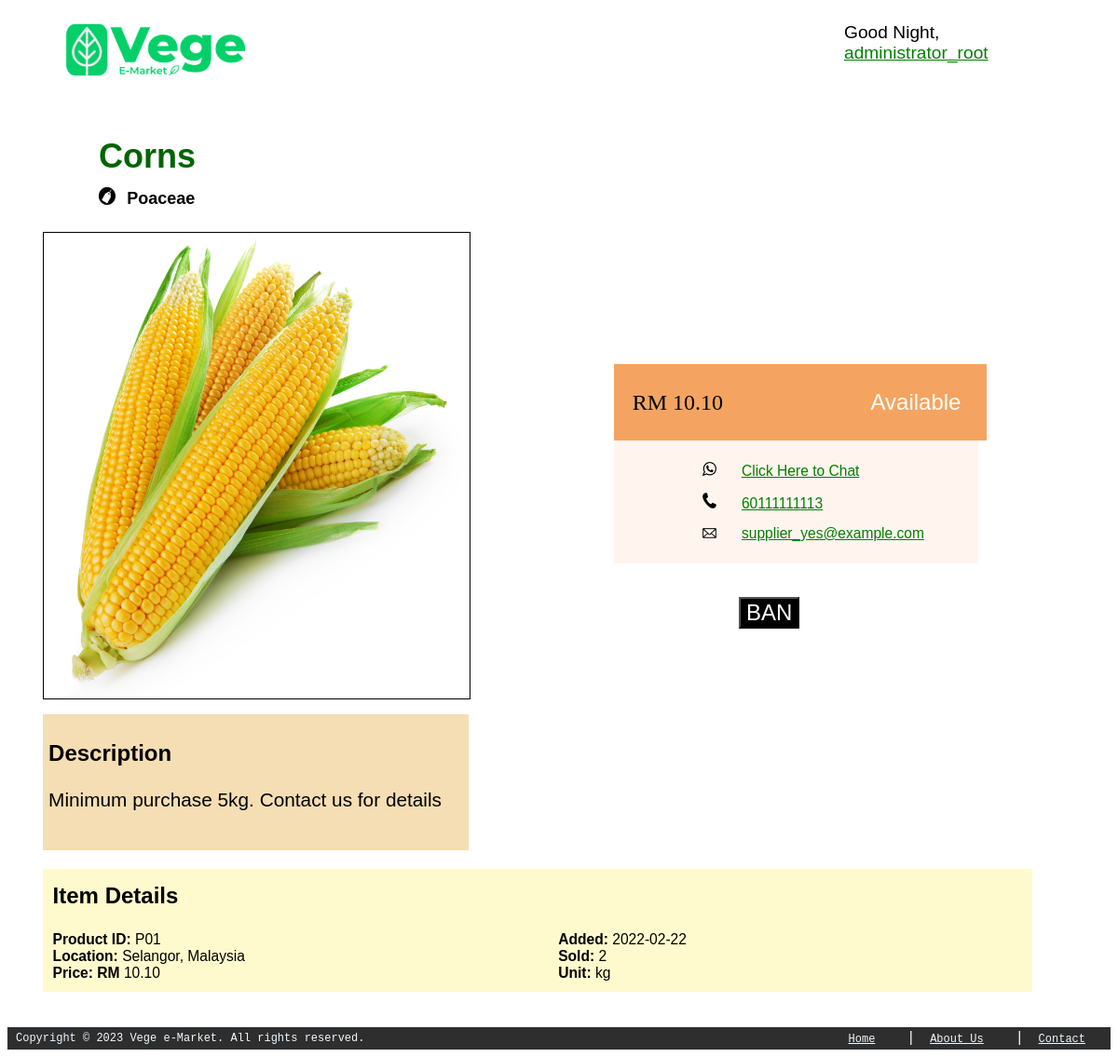
The app's page /public/product.php?id=P01 with its own data.
### tables this page shows
CREATE TABLE IF NOT EXISTS `users` (
  `userID` varchar(100) NOT NULL,
  `userName` varchar(100) NOT NULL,
  `gender` varchar(10) NOT NULL,
  `email` varchar(100) NOT NULL,
  `phone` varchar(100) NOT NULL,
  `birthday` date NOT NULL,
  `password` varchar(100) NOT NULL,
  `role` varchar(10) NOT NULL,
  `accStatus` varchar(255) DEFAULT 'active',
  PRIMARY KEY (`userID`)
);

CREATE TABLE IF NOT EXISTS `products` (
  `productID` varchar(100) NOT NULL,
  `productName` varchar(100) NOT NULL,
  `priceLabel` float(255,2) NOT NULL,
  `availabilityStatus` varchar(100) NOT NULL,
  `description` varchar(1000) NOT NULL,
  `location` varchar(1000) NOT NULL,
  `addDate` date NOT NULL,
  `unit` varchar(10) NOT NULL,
  `category` varchar(100) NOT NULL,
  `imgPath` varchar(1000) NOT NULL,
  `userID` varchar(100) NOT NULL,
  PRIMARY KEY (`productID`),
  KEY `userID` (`userID`)
);

### modules/config.php (called while the page is built, shortened)
<?php
    $base = 'http://'.$_SERVER['HTTP_HOST'].'/vege-emarket';
    $role='admin'; $user_id='U03';
?>

### public/product.php (the view, shortened to what this page needs)
<?php
    require $_SERVER['DOCUMENT_ROOT'].'/vege-emarket/modules/config.php';
    if ($role!=""){
        include $_SERVER['DOCUMENT_ROOT'].'/vege-emarket/includes/header.php';
    }
    if (isset($_GET['id'])){
        $id=$_GET['id'];
    }else{
        echo "Empty";
        die;
    }
    $sql = "SELECT products.productName, products.category, products.priceLabel, products.availabilityStatus, users.userID as supplierID, users.userName as supplierName, users.email, users.phone,
            products.description, products.productID, products.location, products.addDate, products.unit, COUNT(*) as sold, products.imgPath
            FROM products
            LEFT JOIN users ON users.userID = products.userID
            LEFT JOIN orders_products on products.productID=orders_products.productID
            WHERE products.productID='$id' AND availabilityStatus!='deleted'";
    $product= mysqli_query($conn, $sql);
    $product_detail=mysqli_fetch_array($product);
?>
<!DOCTYPE html>
<html lang="en">
<head>
    <link rel="stylesheet" href="../styles/title.css">
</head>
<body><br>
    <table class="product-container">
        <tr class="product-first-container">
            <td class="product-left-part">
                <h1 id="title" style="font-size: 3vw;" contenteditable="false"><?php echo $product_detail['productName']; ?></h1>
                <div class="product-info-container">
                    <div class="product-info-left">
                        <img id="product-category-icon" src="../images/category.png" alt="Category: " width="3%"><a id="product-category" style="font-size: 1.5vw;"><?php echo $product_detail['category']; ?></a><br>
                        <img src="../assets/<?php echo $product_detail['imgPath']; ?>" alt="No Product Picture" class="product-pic" width="900vw" height="500vw" ><br>
                        <div id="Description">
                            <h3 class="product-card-title">Description<?php if ($role=="supplier" && $user_id==$product_detail['supplierID']){ ?>
                            <?php } ?></h3>
                            <p class="desc-text" id="description"><?php echo $product_detail['description']; ?></p>
                            <button class="save-button" id="save-button-description" onclick="saveEdit('description', 'description')">SAVE</button><br>
                        </div><br>
                    </div>
                </div>
            </td>
            <td class="product-right-part">
                <div class="product-right-card">
                    <div class="price">RM <span id="priceLabel"><?php echo $product_detail['priceLabel']; ?></span>
                    <?php if ($role=="supplier" && $user_id==$product_detail['supplierID']){ ?>
                        <img class="edit-button" src="../images/edit.png" alt="edit" width="5%"onclick="editMode('priceLabel')">
                        <button class="save-button" id="save-button-priceLabel" onclick="saveEdit('priceLabel', 'priceLabel')">SAVE</button><br>
                    <?php } ?></div>
                    <?php if ($role=="supplier" && $user_id==$product_detail['supplierID']){ ?>
                        <div class="availability" id="status" style="cursor: pointer;" onclick="showStatusOption()"><?php echo ucwords($product_detail['availabilityStatus']);?></div>
                        <div id="availability-status-dropdown" class="availability-status-dropdown-content">
                            <p>Change your product's availability</p>
                            <a href="<?php echo $base."/modules/save_edit.php?id=$id&col=availabilityStatus&new=available"; ?>">Available</a><br><br>
                            <a href="<?php echo $base."/modules/save_edit.php?id=$id&col=availabilityStatus&new=out%20of%20stock"; ?>">Out of Stock</a><br> &nbsp;
                        </div>
                    <?php }else{ ?>
                        <div class="availability" id="status" style="cursor: default;"><?php echo ucwords($product_detail['availabilityStatus']);?></div>
                    <?php } ?>
                </div>
                <div class="product-contacts">
                    <div class="product-contact"><img class="contact-icon" src="../images/whatsapp.png" alt="phone"><a class="contact" href="https://api.whatsapp.com/send?phone=<?php echo $product_detail['phone']; ?>" target="_blank">Click Here to Chat</a></div>
                    <div class="product-contact"><img class="contact-icon" src="../images/phone1.png" alt="phone"><a class="contact" href="tel:+<?php echo $product_detail['phone']; ?>"><?php echo $product_detail['phone']; ?></a></div>
                    <div class="product-contact"><img class="contact-icon" src="../images/email.png" alt="phone"><a class="contact" href="mailto:<?php echo $product_detail['email']; ?>"><?php echo $product_detail['email']; ?></a></div>
                </div>
                <?php if ($role=="admin"){ ?>
                    <?php if ($product_detail['availabilityStatus']!="banned"){ ?>
                        <button class="product-button" id="ban" onclick="chgStatus('product', '<?php echo $id; ?>', 'ban')">BAN</button>
                    <?php }else{ ?>
                        <button class="product-button" id="unban" onclick="chgStatus('product', '<?php echo $id; ?>', 'unban')">UNBAN</button>
                    <?php } ?>
                <?php } else if ($role=="consumer"){ ?>
                    <?php if ($product_detail['availabilityStatus'] != "available"){ ?>
                        <button class="product-button" id="add-to-cart" style="cursor: not-allowed;" title="This product is unavailable" disabled>ADD TO CART</button>
                    <?php }else{
                        $add_cart = "$base/modules/add_cart.php?id=$id"; ?>
                        <button class="product-button" id="add-to-cart" onclick="window.location.href='<?php echo $add_cart; ?>';">ADD TO CART</button>
                    <?php } ?>
                <?php }else if ($role=="supplier" && $user_id==$product_detail['supplierID']){ ?>
                    <button class="product-button" id="delete-item" onclick="dltItem('<?php echo $id ?>');">DELETE</button>
                <?php } ?>
            </td>
        </tr>
        <tr class="product-second-container">
            <td colspan="2" class="product-item-detail">
                <h3 class="product-card-title">Item Details</h3>
                <div class="item-details-container">
                    <div id="left">
                        <span class="detail"><b>Product ID:</b> <?php echo $id; ?></span><br>
                        <span class="detail"><b>Location:</b> <?php echo $product_detail['location']; ?></span><br>
                        <span class="detail"><b>Price: RM </b><?php echo $product_detail['priceLabel']; ?></span>
                    </div>
                    <div id="right">
                        <span class="detail"><b>Added:</b> <?php echo $product_detail['addDate']; ?></span><br>
                        <span class="detail"><b>Sold:</b> <?php echo $product_detail['sold']; ?></span><br>
                        <span class="detail"><b>Unit:</b> <?php echo $product_detail['unit']; ?></span>
                    </div>
                </div>
            </td>
        </tr>
    </table>
</body>
</html>
<?php include $_SERVER['DOCUMENT_ROOT'].'/vege-emarket/includes/footer.php'; ?>

### includes/header.php (shortened to what this page needs)
<?php
    require $_SERVER['DOCUMENT_ROOT'].'/vege-emarket/modules/config.php';
    $read_sql = "SELECT userName FROM users WHERE userID='$user_id'";
    $user_info=mysqli_fetch_array(mysqli_query($conn, $read_sql));
    $username=$user_info['userName'];
?>
<header>
    <div class="header_logo">
        <a href="<?php echo $base.'/index.php'; ?>"><img src="../images/logo.png" alt="Vege e-Market" height="60vh"></a>
    </div>
    <div class="header_welcome">
        <span id="header_greeting">Welcome</span>, <br> <a class="username-dropdown-btn" onclick="displayUsernameDropdown()"><?php echo $username; ?></a><br>
    </div>
</header>

### styles/title.css (style rules this page uses)
#title { margin-left: 5vw; line-height:50%; clear: both; font-family: 'Franklin Gothic Medium', 'Arial Narrow', Arial, sans-serif; color: greenyellow; }

### includes/header.php (style rules this page uses)
div.header_logo { float: left; margin-left: 5%; }
div.header_welcome { float: right; margin-right: 4%; }
header { margin-top: 2%; font-size: 120%; font-family: 'Franklin Gothic Medium', 'Arial Narrow', Arial, sans-serif; }
div.header_welcome > a { text-decoration: underline; color: green; cursor: pointer; font-family: 'Franklin Gothic Medium', 'Arial Narrow', Arial, sans-serif; margin-right: 7vw; }

### public/product.php (style rules this page uses)
h1#title { color: darkgreen; }
button.product-button { margin-left: 30%; margin-top: 8%; font-size: 2vw; color: white; background-color: black; cursor: pointer; border-radius: 0%; width: max-content; max-width: 40%; }
.product-first-container { width: 100%; overflow: hidden; }
.product-first-container > td { min-width: 50%; max-width: 50%; overflow: hidden; }
.product-second-container { width: 80%; background-color: lemonchiffon; }
.product-second-container > td { width: 80%; min-width: 80%; padding: 1%; }
table.product-container { margin-left: 3vw; max-width: 90%; }
div#Description { background-color: wheat; max-width: 74%; max-height: 50%; padding-left: 1%; padding-top: 0.3%; padding-bottom: 0.5%; }
img.product-pic { margin-top: 3vh; border: 1px solid; margin-bottom: 2vh; max-height: 10%; max-width: 75%; min-width: 30%; }
td.product-left-part { max-width: 50%; width: 90%; padding: 0; }
td.product-right-part > .product-right-card { background-color: sandybrown; padding: 20px; width: 30vw; text-align: center; display: flex; justify-content: space-between; align-items: center; }
a#product-category { font-family: 'Gill Sans', 'Gill Sans MT', Calibri, 'Trebuchet MS', sans-serif; font-weight: bold; }
.product-right-card > .price { font-family: Georgia, 'Times New Roman', Times, serif; font-size: 2vw; color: black; padding: 5px 0; border-radius: 5px 5px 0 0; }
img.contact-icon { margin-right: 10%; width: 5.5%; }
.availability { color: white; padding: 2%; border-radius: 5%; font-family: 'Trebuchet MS', 'Lucida Sans Unicode', 'Lucida Grande', 'Lucida Sans', Arial, sans-serif; width: max-content; font-size: 2vw; }
div.product-contacts { clear: both; padding: 3.5%; background-color: seashell; width: 30vw; }
div.product-contact { font-family: Arial, Helvetica, sans-serif; padding: 2%; margin-left: 20%; }
div.item-details-container { display: flex; justify-content: space-between; margin-right: 30vw; }
img#product-category-icon { margin-left: 5vw; margin-right: 1vw; }
h3.product-card-title { padding-top: 0.5%; font-family: Verdana, Geneva, Tahoma, sans-serif; font-size: 2vw; }
span.detail { font-family: 'Lucida Sans', 'Lucida Sans Regular', 'Lucida Grande', 'Lucida Sans Unicode', Geneva, Verdana, sans-serif; font-size: 1.3vw; }
p.desc-text { font-family: 'Lucida Sans', 'Lucida Sans Regular', 'Lucida Grande', 'Lucida Sans Unicode', Geneva, Verdana, sans-serif; font-size: 130%; }
h1#title { display: inline-block; }
div.price { display: inline-block; }
a.contact { color: green; font-size: 1.3vw; padding-bottom: 10%; }

### records on screen
users: userName "administrator_root"
products: productName "Corns", category "Poaceae", imgPath (picture), description "Minimum purchase 5kg. Contact us for details", priceLabel "10.10", availabilityStatus "Available", userID.phone "60111111113", userID.email "supplier_yes@example.com", location "Selangor, Malaysia", addDate "2022-02-22", unit "kg"

### other values on screen
$id "P01"
$product_detail['sold'] "2"
